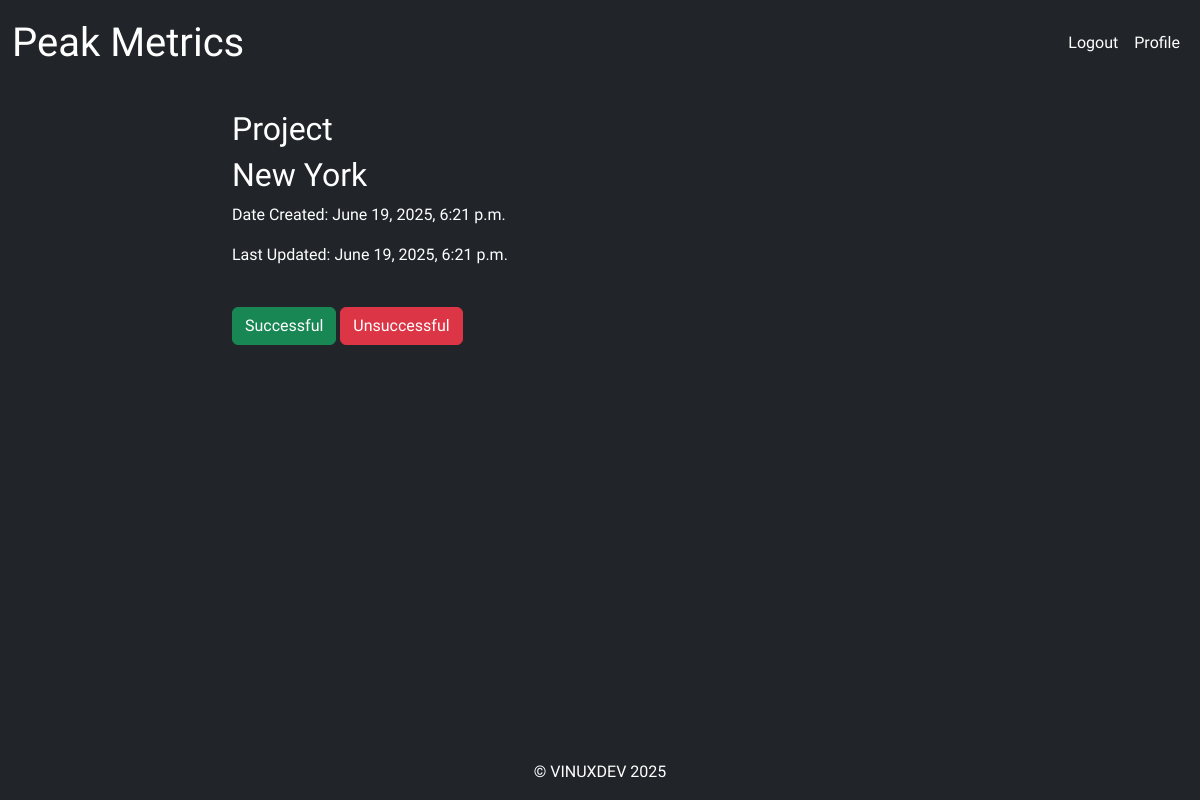
The app's page /project/1 (signed in), older data.
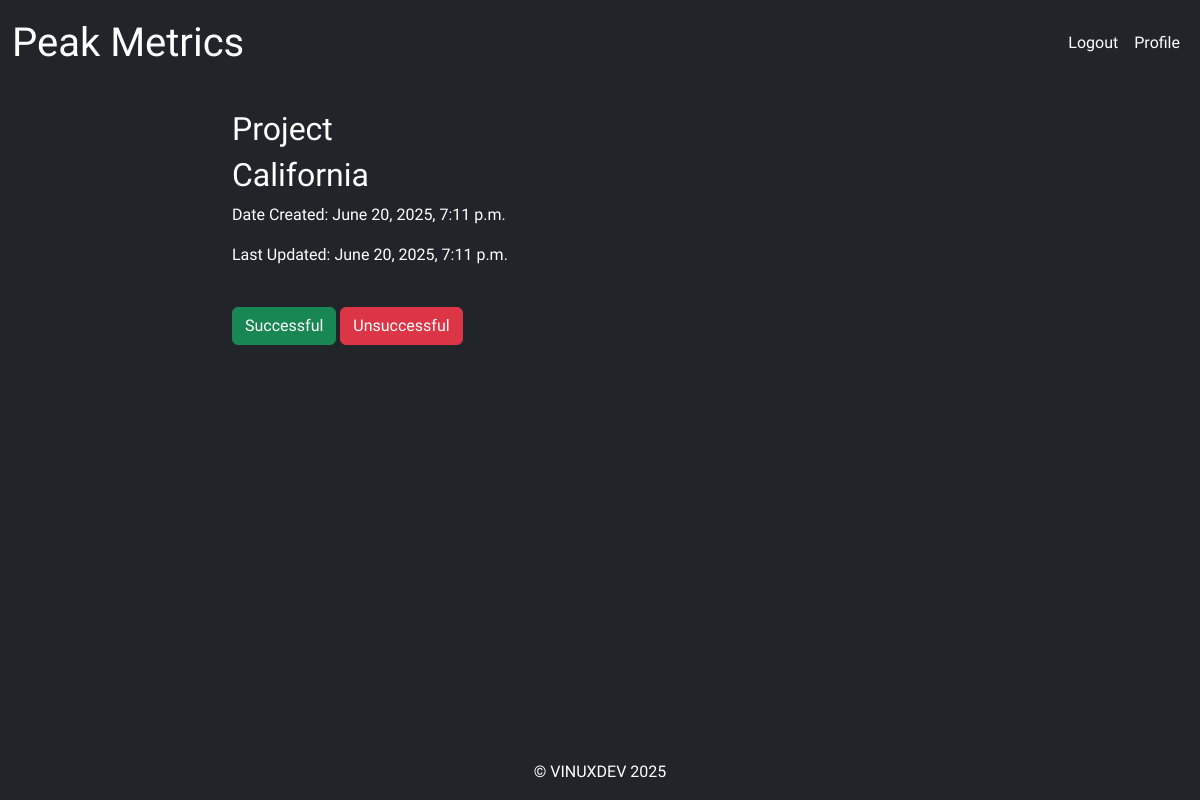
The same page, newer data.
### peak_performance/models.py (models this page shows, shortened)
class Project(models.Model):
    user = models.ForeignKey(User, on_delete=models.CASCADE, default=None)
    name = models.CharField(max_length=200)
    date_creation = models.DateTimeField(auto_now=True)
    date_updated = models.DateTimeField(auto_now=True)

### peak_performance/views.py (the view)
# urls.py: path('project/<int:pk>', views.project, name='project'),
def project(request, pk):
    project = Project.objects.get(id=pk)
    return render(request, 'project.html', {'project': project})

### peak_performance/templates/project.html (shortened to what this page needs)
{% extends 'base.html' %}
{% load static %}
{% block content %}
<div class="container">
    <div class="row justify-content-center">
        <div class="col-8">
            {% if user.is_authenticated %}
                <h2>Project</h2>
                <h2>{{ project.name }}</h2>
                <p>Date Created: {{ project.date_creation }}</p>
                <p>Last Updated: {{ project.date_updated }}</p>
            {% else %}
                <h1>Please log in to see your Dashboard</h1>
            {% endif %}
        <div class="col-4">
            <form action="{% url 'new_project' %}" method="POST">
                <br>
                <button type="submit" class="btn btn-success">Successful</button>
                <button type="submit" class="btn btn-danger">Unsuccessful</button>
            </form>
        </div>
        </div>
    </div>
</div>
{% endblock content %}

### peak_performance/templates/base.html (shortened to what this page needs)
<!doctype html>
{% load static %}
<html lang="en">
 <head>
   <link href="https://cdn.jsdelivr.net/npm/bootstrap@5.3.3/dist/css/bootstrap.min.css" rel="stylesheet">
   <link href="{% static 'css/styles.css' %}" rel="stylesheet">
 </head>
    <body class="d-flex flex-column min-vh-100">
        {% include 'navbar.html' %}
        <br>
        {% block content %}
        {% endblock %}
        <br>
        <footer class="mt-auto">
            <div class="row justify-content-center">
                <p class="text-center">&copy; VINUXDEV 2025</p>
            </div>
        </footer>
    </body>
</html>

### peak_performance/templates/navbar.html (shortened to what this page needs)
{% load static %}
<nav class="navbar navbar-expand-sm navbar-dark bg-dark">
    <div class="container-fluid">
        <a class="navbar-brand fs-1" href="{% url 'home' %}">Peak Metrics</a>
      <div class="collapse navbar-collapse flex-grow-0" id="navbarNav">
        <ul class="navbar-nav text-end">
          {% if user.is_authenticated %}
            <li class="nav-item">
              <a class="nav-link active" aria-current="page" href="{% url 'logout' %}">Logout</a>
            </li>
             <li class="nav-item">
              <a class="nav-link active" aria-current="page" href="{% url 'user_profile' %}">Profile</a>
            </li>
          {% endif %}
        </ul>
      </div>
    </div>
</nav>

### static/css/styles.css (style rules this page uses)
:root { --bs-blue: #0d6efd; --bs-indigo: #6610f2; --bs-purple: #6f42c1; --bs-pink: #d63384; --bs-red: #dc3545; --bs-orange: #fd7e14; --bs-yellow: #ffc107; --bs-green: #198754; --bs-teal: #20c997; --bs-cyan: #0dcaf0; --bs-white: #fff; --bs-gray: #6c757d; --bs-gray-dark: #343a40; --bs-gray-100: #f8f9fa; --bs-gray-200: #e9ecef; --bs-gray-300: #dee2e6; --bs-gray-400: #ced4da; --bs-gray-500: #adb5bd; --bs-gray-600: #6c757d; --bs-gray-700: #495057; --bs-gray-800: #343a40; --bs-gray-900: #212529; --bs-primary: #0d6efd; --bs-secondary: #6c757d; --bs-success: #198754; --bs-info: #0dcaf0; --bs-warning: #ffc107; --bs-danger: #dc3545; --bs-light: #f8f9fa; --bs-dark: #212529; --bs-primary-rgb: 13, 110, 253; --bs-secondary-rgb: 108, 117, 125; --bs-success-rgb: 25, 135, 84; --bs-info-rgb: 13, 202, 240; --bs-warning-rgb: 255, 193, 7; --bs-danger-rgb: 220, 53, 69; --bs-light-rgb: 248, 249, 250; --bs-dark-rgb: 33, 37, 41; --bs-white-rgb: 255, 255, 255; --bs-black-rgb: 0, 0, 0; --bs-body-color-rgb: 33, 37, 41; --bs-body-bg-rgb: 255, 255, 255; --bs-font-sans-serif: system-ui, -apple-system, "Segoe UI", Roboto, "Helvetica Neue", Arial, "Noto Sans", "Liberation Sans", sans-serif, "Apple Color Emoji", "Segoe UI Emoji", "Segoe UI Symbol", "Noto Color Emoji"; --bs-font-monospace: SFMono-Regular, Menlo, Monaco, Consolas, "Liberation Mono", "Courier New", monospace; --bs-gradient: linear-gradient(180deg, rgba(255, 255, 255, 0.15), rgba(255, 255, 255, 0)); --bs-body-font-family: var(--bs-font-sans-serif); --bs-body-font-size: 1rem; --bs-body-font-weight: 400; --bs-body-line-height: 1.5; --bs-body-color: #212529; --bs-body-bg: #fff; }
body { font-family: Varela Round, var(--bs-font-sans-serif); color: white; background-color: var(--bs-dark); }
.navbar .nav-link, .navbar .navbar-brand { color: white; }

Row changes from the older to the newer data that the page shows:
changed Project: name "New York" → "California"; date_creation "June 19, 2025, 6:21 p.m." → "June 20, 2025, 7:11 p.m."; date_updated "June 19, 2025, 6:21 p.m." → "June 20, 2025, 7:11 p.m."
